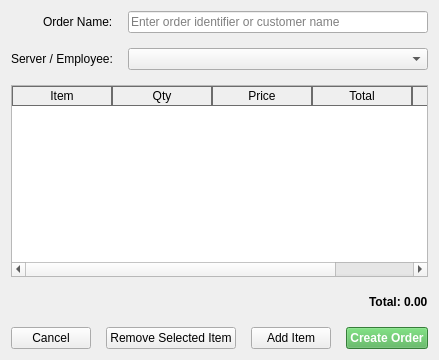
<?xml version="1.0" encoding="UTF-8"?>
<ui version="4.0">
 <class>CreateOrderTab</class>
 <widget class="QWidget" name="CreateOrderTab">
  <layout class="QVBoxLayout" name="verticalLayout">
   <property name="spacing">
    <number>15</number>
   </property>
   <item>
    <layout class="QFormLayout" name="formLayout">
     <property name="labelAlignment">
      <set>Qt::AlignRight|Qt::AlignTrailing|Qt::AlignVCenter</set>
     </property>
     <item row="0" column="0">
      <widget class="QLabel" name="label_name">
       <property name="font">
        <font>
         <pointSize>12</pointSize>
        </font>
       </property>
       <property name="text">
        <string>Order Name:</string>
       </property>
      </widget>
     </item>
     <item row="0" column="1">
      <widget class="QLineEdit" name="input_order_name">
       <property name="minimumHeight">
        <number>35</number>
       </property>
       <property name="font">
        <font>
         <pointSize>12</pointSize>
        </font>
       </property>
       <property name="placeholderText">
        <string>Enter order identifier or customer name</string>
       </property>
      </widget>
     </item>
     <item row="1" column="0">
      <widget class="QLabel" name="label_employee">
       <property name="font">
        <font>
         <pointSize>12</pointSize>
        </font>
       </property>
       <property name="text">
        <string>Server / Employee:</string>
       </property>
      </widget>
     </item>
     <item row="1" column="1">
      <widget class="QComboBox" name="combo_employee">
       <property name="minimumHeight">
        <number>35</number>
       </property>
       <property name="font">
        <font>
         <pointSize>12</pointSize>
        </font>
       </property>
      </widget>
     </item>
    </layout>
   </item>
   <item>
    <widget class="QTableWidget" name="table_items">
     <property name="alternatingRowColors">
      <bool>true</bool>
     </property>
     <property name="selectionBehavior">
      <enum>QAbstractItemView::SelectRows</enum>
     </property>
     <property name="editTriggers">
      <set>QAbstractItemView::NoEditTriggers</set>
     </property>
     <property name="styleSheet">
      <string notr="true">QHeaderView::section { border: 1px solid #6c6c6c; }</string>
     </property>
     <attribute name="verticalHeaderVisible">
      <bool>false</bool>
     </attribute>
     <column>
      <property name="text">
       <string>Item</string>
      </property>
     </column>
     <column>
      <property name="text">
       <string>Qty</string>
      </property>
     </column>
     <column>
      <property name="text">
       <string>Price</string>
      </property>
     </column>
     <column>
      <property name="text">
       <string>Total</string>
      </property>
     </column>
     <column>
      <property name="text">
       <string>Actions</string>
      </property>
     </column>
    </widget>
   </item>
   <item>
    <layout class="QHBoxLayout" name="horizontalLayout_2">
     <item>
      <spacer name="horizontalSpacer">
       <property name="orientation">
        <enum>Qt::Horizontal</enum>
       </property>
       <property name="sizeHint" stdset="0">
        <size>
         <width>40</width>
         <height>20</height>
        </size>
       </property>
      </spacer>
     </item>
     <item>
      <widget class="QLabel" name="lbl_total_price">
       <property name="font">
        <font>
         <pointSize>14</pointSize>
         <bold>true</bold>
        </font>
       </property>
       <property name="text">
        <string>Total: 0.00</string>
       </property>
      </widget>
     </item>
    </layout>
   </item>
   <item>
    <layout class="QHBoxLayout" name="horizontalLayout">
     <item>
      <widget class="QPushButton" name="btn_cancel">
       <property name="text">
        <string>Cancel</string>
       </property>
       <property name="minimumHeight">
        <number>40</number>
       </property>
      </widget>
     </item>
     <item>
      <widget class="QPushButton" name="btn_remove_item">
       <property name="text">
        <string>Remove Selected Item</string>
       </property>
       <property name="minimumHeight">
        <number>40</number>
       </property>
      </widget>
     </item>
     <item>
      <widget class="QPushButton" name="btn_add_item">
       <property name="text">
        <string>Add Item</string>
       </property>
       <property name="minimumHeight">
        <number>40</number>
       </property>
      </widget>
     </item>
     <item>
      <widget class="QPushButton" name="btn_save_order">
       <property name="text">
        <string>Create Order</string>
       </property>
       <property name="minimumHeight">
        <number>40</number>
       </property>
       <property name="styleSheet">
        <string notr="true">background-color: #4CAF50; color: white; font-weight: bold;</string>
       </property>
      </widget>
     </item>
    </layout>
   </item>
  </layout>
 </widget>
 <resources/>
 <connections/>
</ui>
